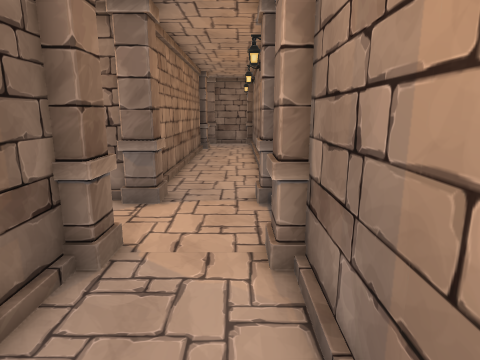
view 1 (above)

20 first-person views from a walk through a Unity game level. The camera is 1.4 m above the floor, tilts 12° down and sees 75° across. The floor is counted in squares, 0.5 m on a side. Each view is taken from the middle of a square. On the plan, view 1 faces up. The plan holds only what a view shows up to about 20 squares ahead; the rest is blank. The place goes on beyond the plan. The player is left out. Door leaves are left out, so doorways stand open.

view 2
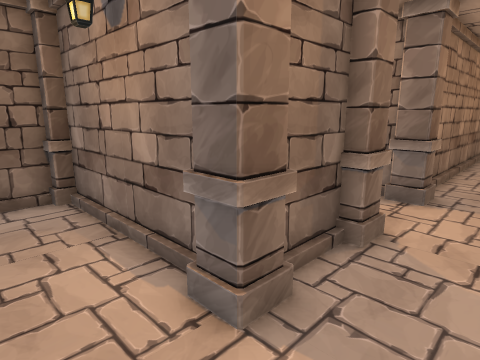

view 3
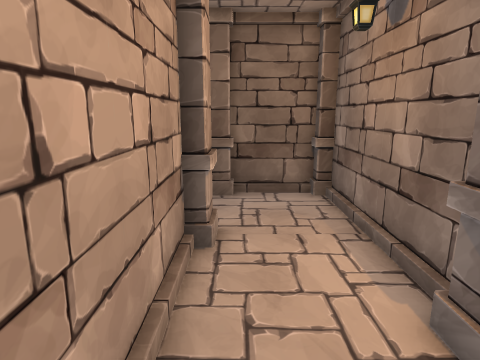

view 4
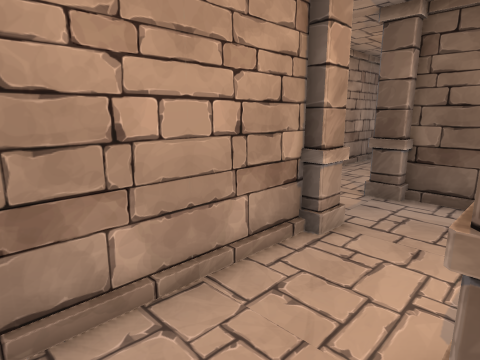

view 5
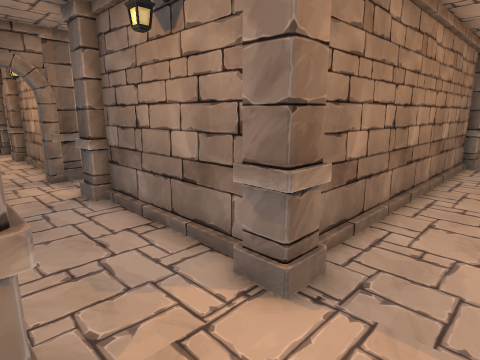

view 6
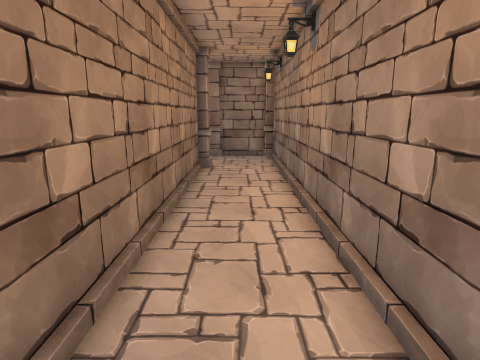

view 7
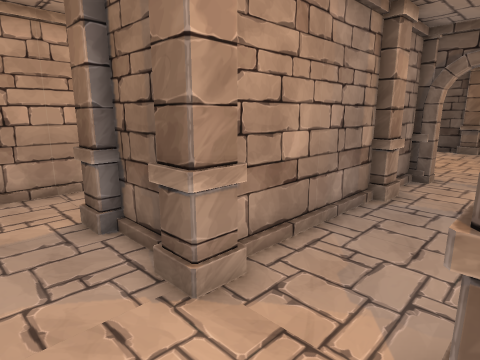

view 8
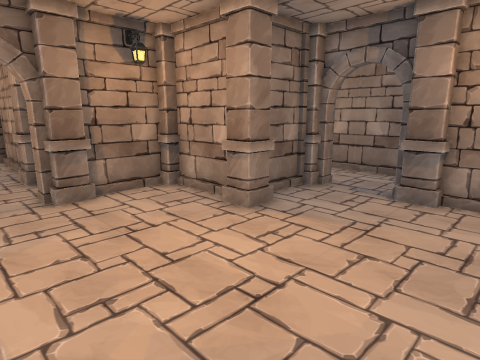

view 9
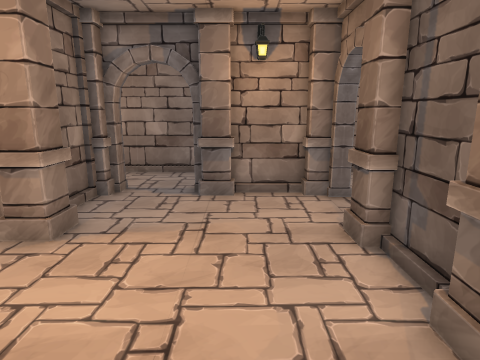

view 10
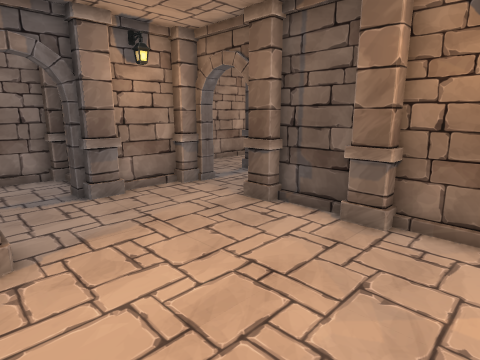

view 11
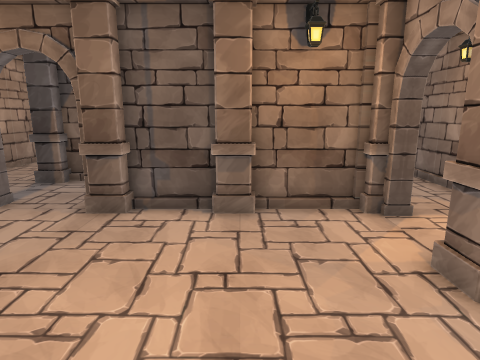

view 12
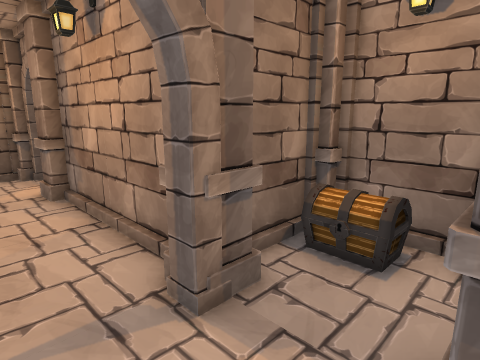

view 13
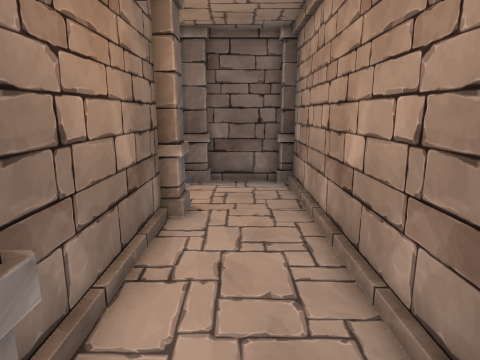

view 14
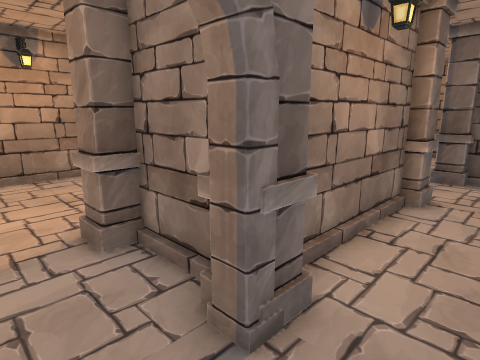

view 15
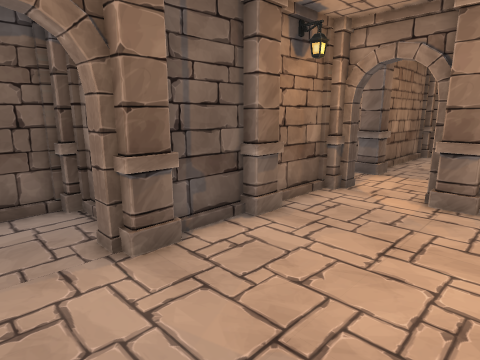

view 16
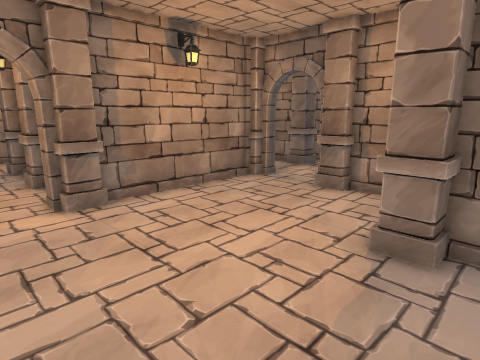

view 17
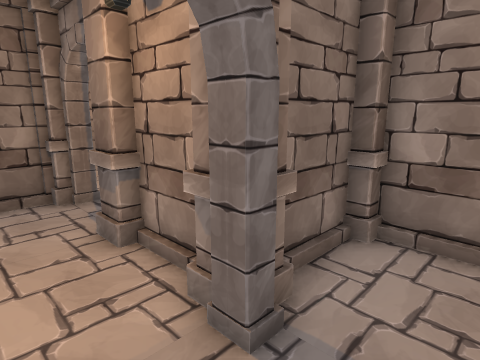

view 18
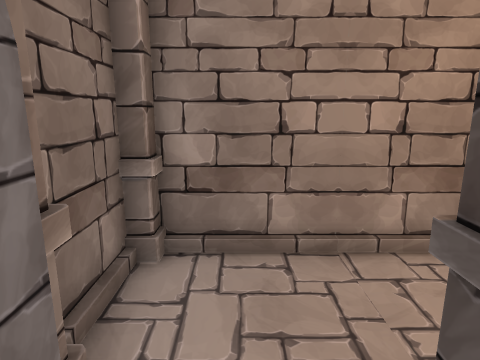

view 19
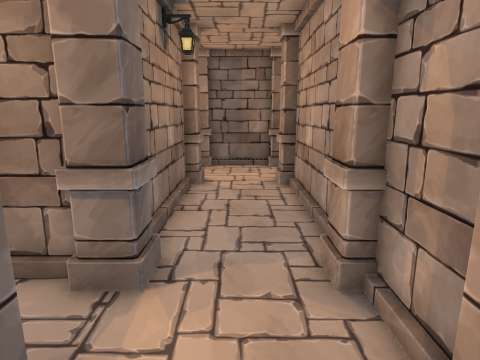

view 20
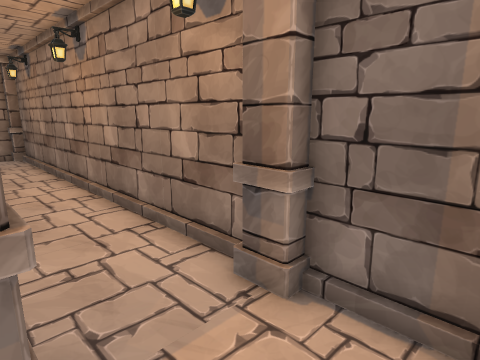

### Floor plan
Points are (right, up) in squares from view 1. A wall is a line through its corners. A room is listed if a view was taken in it or the views show most of it. See-through windows are left out.
Room 1 (views 1, 2, 3, 4, 5, 8, 9, 10, 11, 13, 14, 15, 16, 19)
walls: (-14.8, 2.2) (-14.8, 5.4); (-18.4, 1.8) (-15.2, 1.8); (-11.2, 1.8) (-11.2, -1.4); (-18.8, -1.5) (-18.8, 1.4); (-11.6, -1.8) (-17.4, -1.8); (-15.5, 10.2) (-22.4, 10.2); (-6.4, -2.2) (-0.2, -2.2); (-22.8, -6.2) (-7.2, -6.2); (-26.4, -2.2) (-23.6, -2.2); (-4.2, 2.2) (-10.8, 2.2); (-27.2, -1.4) (-27.2, -1.8); (-6.8, -5.8) (-6.8, -2.6); (-27.2, 9.5) (-27.2, 2.6); (-3.2, 5.4) (-3.2, 2.6); (1.2, 0.1) (1.2, 7.5)
ways out: opening at (-1, 6) to room 2; open door at (-27.5, 0) to room 3; opening at (-25, 10); opening at (-15.7, 8)
objects: pillar (-28, 5) to (-27, 6); pillar (-27, 2); pillar (-23, -3); pillar (-23, -2); pillar (-23, 10); pillar (-20, 2) to (-19, 2); pillar (-19, -3) to (-19, -2); pillar (-15, 6); pillar (-11, -2); pillar (-7, -2); pillar (-3, 2); pillar (1, 5) to (2, 6)
Room 2 (views 6, 7, 12, 20)
walls: (-3.6, 10.2) (-10.4, 10.2); (1.2, 11) (1.2, 25.5); (1.2, 7.5) (1.2, 9.5); (-3.2, 24.4) (-3.2, 11.5); (-11.5, 5.8) (-3.6, 5.8)
ways out: opening at (-1, 6) to room 1; opening at (-10.7, 8)
objects: pillar (-11, 5) to (-10, 6); pillar (-3, 6); pillar (-3, 10); pillar (-3, 25); pillar (1, 10) to (2, 11)
Room 3 (views 17, 18)
walls: (-27.8, -1.9) (-27.8, -1.4); (-31.2, 1.5) (-31.2, -1.4); (-34.5, -6.2) (-27.2, -6.2); (-26.8, -5.8) (-26.8, -3.2); (-30, 2.2) (-30.5, 2.2)
ways out: open door at (-27.5, 0) to room 1
objects: pillar (-31, -2)

Positions as (right, up) in squares from view 1, and headings:
1: (0, 0), facing up
2: (0, -1), facing up-left
3: (0, -1), facing left
4: (0, 2), facing down-left
5: (0, 6), facing up-left
6: (-1, 9), facing up
7: (0, 10), facing down-left
8: (-26, 9), facing down-right
9: (-24, 9), facing down
10: (-19, 9), facing down-left
11: (-18, 6), facing left
12: (-11, 7), facing up-left
13: (-20, -4), facing right
14: (-22, -5), facing up-right
15: (-21, -1), facing up-left
16: (-26, 0), facing up-right
17: (-30, 1), facing down-right
18: (-29, 0), facing down
19: (-16, 8), facing right
20: (-3, 7), facing up-right
